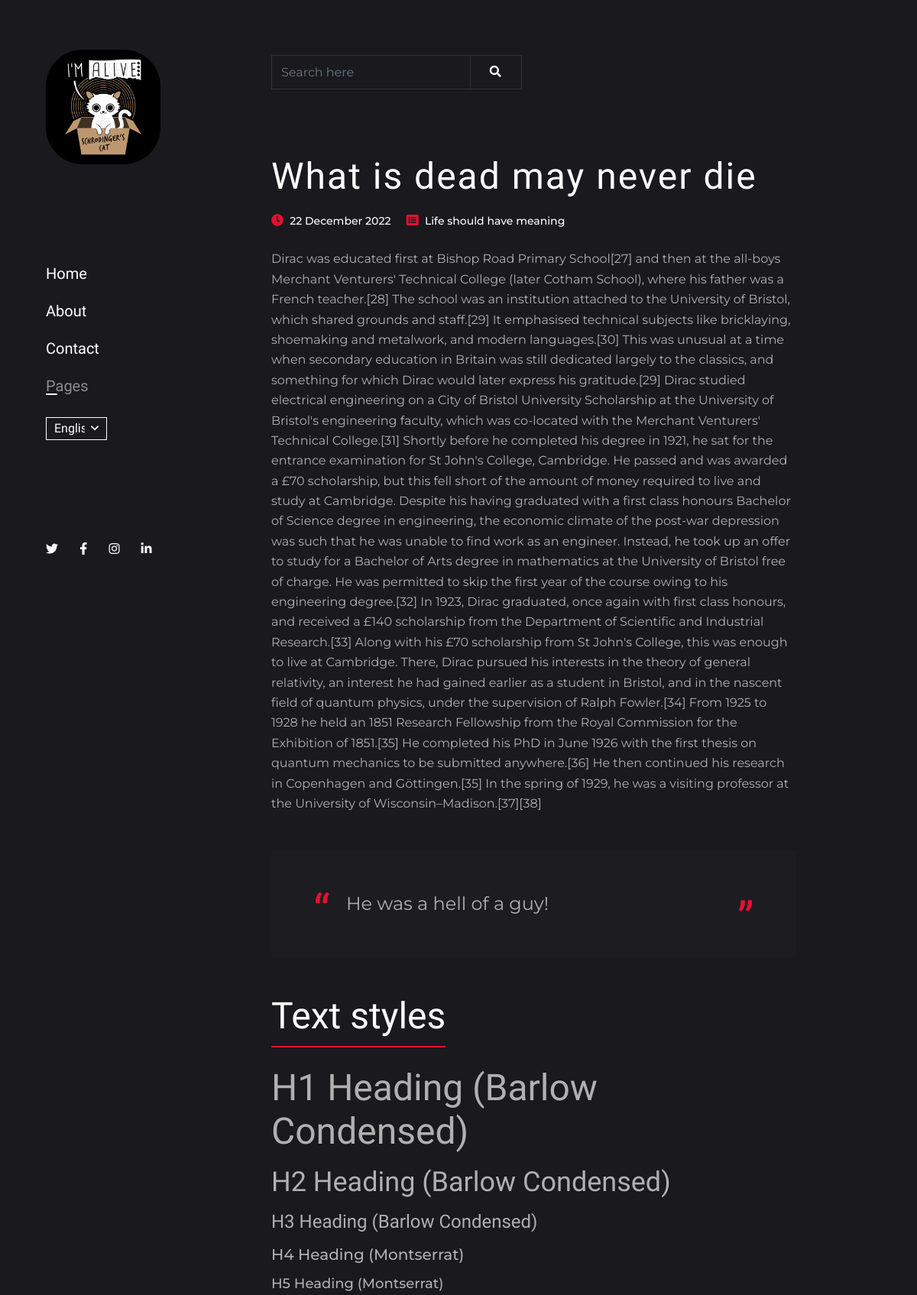
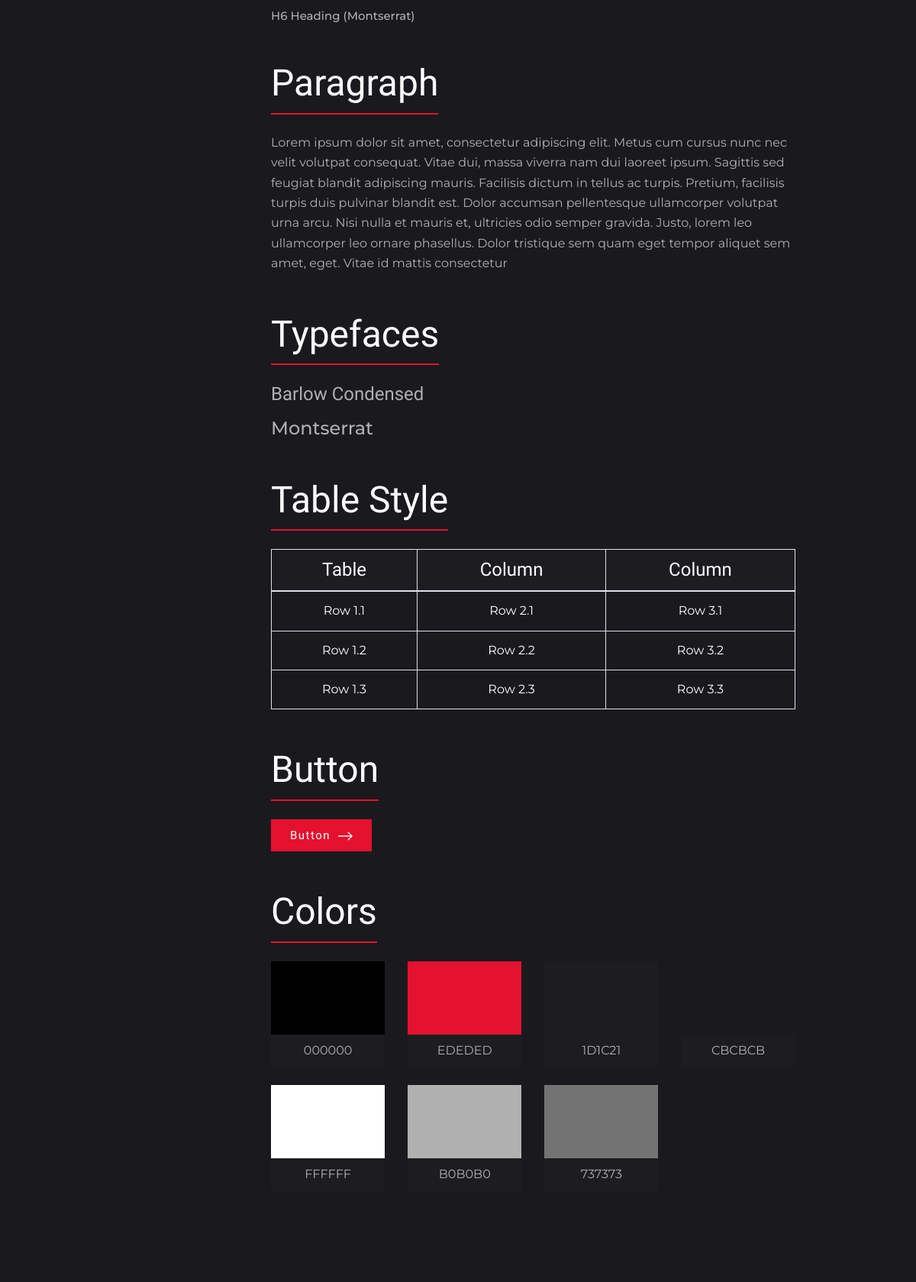
Screenshot of /post_details/2 (upper part) with the database file from the repository (2 pictures, top to bottom).
### blog/models.py (models this page shows, shortened)
class BlogData(models.Model):
    heading = models.CharField(default='completely random notes',max_length=500)
    category = models.CharField(default='life should have meaning',max_length=50)
    image = models.ImageField(upload_to='photos')
    place = models.CharField(default='Earth',max_length=500)
    created_at = models.DateTimeField(auto_now_add=True)
    description = models.CharField(default='',max_length=10000)
    highlights = models.CharField(max_length=1000,default='')

### blog/views.py (the view)
# urls.py: path('post_details/<int:id>',views.post_details,name='post_details')
def post_details(request,id):
    post_data = BlogData.objects.get(id=id)
    return render(request,'blog/post_details.html',context={'data' : post_data})

### templates/blog/post_details.html (shortened to what this page needs)
<!DOCTYPE html>
{% load static %}
<html>
<head>
    <link rel="stylesheet" href="{% static 'plugins/bootstrap/bootstrap.min.css' %}">
    <link rel="stylesheet" href="{% static 'plugins/fontawesome/css/all.css' %}">
    <link href="{% static 'css/style.css' %}" rel="stylesheet">
</head>
<body>
    <section class="d-flex">
<aside><div class="sidenav position-sticky d-flex flex-column justify-content-between">
    <a class="navbar-brand" href="index.html" class="logo">
        <img src="{% static 'images/logo.webp' %}" alt="" style="border-radius: 3rem;">
    </a>
    <div class="navbar navbar-dark my-4 p-0 font-primary">
        <ul class="navbar-nav w-100">
            <li class="nav-item ">
                <a class="nav-link text-white px-0 pt-0" href="{% url 'home' %}">Home</a>
            </li>
            <li class="nav-item ">
                <a class="nav-link text-white px-0" href="about.html">About</a>
            </li>
            <li class="nav-item ">
                <a class="nav-link text-white px-0" href="contact.html">Contact</a>
            </li>
            <li class="nav-item active accordion">
                <a class="nav-link text-white" href="#!" role="button" data-toggle="collapse" data-target="#drop-menu" aria-expanded="false" aria-controls="drop-menu">Pages</a>
            </li>
            <li class="nav-item mt-3">
                <select class="custom-select bg-transparent rounded-0 text-white shadow-none" id="pick-lang">
                    <option selected value="en">English</option>
                </select>
            </li>
        </ul>
    </div>
    <ul class="list-inline nml-2">
        <li class="list-inline-item">
            <a href="#!" class="text-white text-red-onHover pr-2">
                <span class="fab fa-twitter"></span>
            </a>
        </li>
        <li class="list-inline-item">
            <a href="#!" class="text-white text-red-onHover p-2">
                <span class="fab fa-facebook-f"></span>
            </a>
        </li>
        <li class="list-inline-item">
            <a href="#!" class="text-white text-red-onHover p-2">
                <span class="fab fa-instagram"></span>
            </a>
        </li>
        <li class="list-inline-item">
            <a href="#!" class="text-white text-red-onHover p-2">
                <span class="fab fa-linkedin-in"></span>
            </a>
        </li>
    </ul>
</div></aside>
    <div class="main-content">
            <div class="container py-4 my-5">
                <div class="row">
    <div class="col-lg-5 col-md-8">
        <form class="search-form" action="#">
            <div class="input-group">
                <input type="search" class="form-control bg-transparent shadow-none rounded-0" placeholder="Search here">
                <div class="input-group-append">
                    <button class="btn" type="submit">
                        <span class="fas fa-search"></span>
                    </button>
                </div>
            </div>
        </form>
    </div>
</div>
                <div class="row justify-content-between">
                    <div class="col-lg-10">
                        <h1 class="text-white add-letter-space mt-4">{{data.heading|capfirst}}</h1>
                        <ul class="post-meta mt-3 mb-4">
                            <li class="d-inline-block mr-3">
                                <span class="fas fa-clock text-primary"></span>
                                <a class="ml-1" href="#">{{data.created_at|date:"j F Y"}}</a>
                            </li>
                            <li class="d-inline-block">
                                <span class="fas fa-list-alt text-primary"></span>
                                <a class="ml-1" href="#">{{data.category|capfirst}}</a>
                            </li>
                        </ul>
                        <p>{{data.description}}</p>
                        <div class="blockquote bg-dark my-5">
                            <p class="blockquote-text pl-2">{{data.highlights}}</p>
                        </div>
                        <div class="widget">
                            <h1 class="widget-title text-white d-inline-block mb-4">Text styles</h1>
                            <h1 class="h1 mb-3">H1 Heading (Barlow Condensed)</h1>
                            <h2 class="h2 mb-3">H2 Heading (Barlow Condensed)</h2>
                            <h3 class="h3 mb-3">H3 Heading (Barlow Condensed)</h3>
                            <h4 class="h4 mb-3">H4 Heading (Montserrat)</h4>
                            <h5 class="h5 mb-3">H5 Heading (Montserrat)</h5>
                            <h6 class="h6 mb-3">H6 Heading (Montserrat)</h6>
                        </div>
                        <div class="widget">
                            <h1 class="widget-title text-white d-inline-block mb-4">Paragraph</h1>
                            <p>Lorem ipsum dolor sit amet, consectetur adipiscing elit. Metus cum cursus nunc nec velit volutpat consequat. Vitae dui, massa viverra nam dui laoreet ipsum. Sagittis sed feugiat blandit adipiscing mauris. Facilisis dictum in tellus ac turpis. Pretium, facilisis turpis duis pulvinar blandit est. Dolor accumsan pellentesque ullamcorper volutpat urna arcu. Nisi nulla et mauris et, ultricies odio semper gravida. Justo, lorem leo ullamcorper leo ornare phasellus. Dolor tristique sem quam eget tempor aliquet sem amet, eget. Vitae id mattis consectetur </p>
                        </div>
                        <div class="widget">
                            <h1 class="widget-title text-white d-inline-block mb-4">Typefaces</h1>
                            <h3 class="font-primary mb-3">Barlow Condensed</h3>
                            <h3 class="font-secondary">Montserrat</h3>
                        </div>
                        <div class="widget">
                            <h1 class="widget-title text-white d-inline-block mb-4">Table Style</h1>
                            <table class="table table-bordered text-center text-white table-transparent">
                                <thead class="bg-dark">
                                    <tr>
                                        <th class="h3" scope="col">Table</th>
                                        <th class="h3" scope="col">Column</th>
                                        <th class="h3" scope="col">Column</th>
                                    </tr>
                                </thead>
                                <tbody>
                                    <tr>
                                        <td>Row 1.1</td>
                                        <td>Row 2.1</td>
                                        <td>Row 3.1</td>
                                    </tr>
                                    <tr>
                                        <td>Row 1.2</td>
                                        <td>Row 2.2</td>
                                        <td>Row 3.2</td>
                                    </tr>
                                    <tr>
                                        <td>Row 1.3</td>
                                        <td>Row 2.3</td>
                                        <td>Row 3.3</td>
                                    </tr>
                                </tbody>
                            </table>
                        </div>
                        <div class="widget">
                            <h1 class="widget-title text-white d-inline-block mb-4">Button</h1>
                            <div class="d-block">
                                <a class="btn btn-primary" href="#!">Button <img src="{% static 'images/arrow-right.png' %}" alt=""></a>
                            </div>
                        </div>
                        <div class="widget">
                            <h1 class="widget-title text-white d-inline-block">Colors</h1>
                            <div class="row text-center">
                                <div class="col-sm-3 mt-4">
                                    <div class="rounded">
                                        <div class="bg-black py-5"></div>
                                        <p class="bg-dark py-2">000000</p>
                                    </div>
                                </div>
                                <div class="col-sm-3 mt-4">
                                    <div class="rounded">
                                        <div class="bg-primary py-5"></div>
                                        <p class="bg-dark py-2">EDEDED</p>
                                    </div>
                                </div>
                                <div class="col-sm-3 mt-4">
                                    <div class="rounded">
                                        <div class="bg-dark py-5"></div>
                                        <p class="bg-dark py-2">1D1C21</p>
                                    </div>
                                </div>
                                <div class="col-sm-3 mt-4">
                                    <div class="rounded">
                                        <div class="bg-dark-gray py-5"></div>
                                        <p class="bg-dark py-2">CBCBCB</p>
                                    </div>
                                </div>
                                <div class="col-sm-3 mt-4">
                                    <div class="rounded">
                                        <div class="bg-white py-5"></div>
                                        <p class="bg-dark py-2">FFFFFF</p>
                                    </div>
                                </div>
                                <div class="col-sm-3 mt-4">
                                    <div class="rounded">
                                        <div class="bg-gray py-5"></div>
                                        <p class="bg-dark py-2">B0B0B0</p>
                                    </div>
                                </div>
                                <div class="col-sm-3 mt-4">
                                    <div class="rounded">
                                        <div class="bg-black-700-darken py-5"></div>
                                        <p class="bg-dark py-2">737373</p>
                                    </div>
                                </div>
                            </div>
                        </div>
                    </div>
                </div>
            </div>
        </div>
        </section>
</body>
</html>

### static/css/style.css (style rules this page uses)
body { color: #B0B0B0; background-color: #1A191E; font-family: "Montserrat", sans-serif; font-size: 16px; line-height: 1.65; overflow-y: hidden; }
body.loaded { overflow-y: scroll; }
.main-content { width: calc(100% - 340px); }
.btn { font-size: 15px; padding: 10px 25px; letter-spacing: 0.1em; color: #ffffff; font-family: "Barlow Condensed", sans-serif; border-radius: 0; border: 0; }
.btn img { margin-left: 5px; width: 19px; position: relative; }
.btn-primary { background-color: #E4112F; }
.search-form { margin-bottom: 35px; }
.search-form input { height: 45px; border-color: #333139; }
.search-form .btn { border: 1px solid #333139; }
.font-primary { font-family: "Barlow Condensed", sans-serif; }
.font-secondary { font-family: "Montserrat", sans-serif; }
.add-letter-space { letter-spacing: 2px; }
.bg-gray { background-color: #B0B0B0; }
.text-primary, .text-primary-onHover:hover { color: #E4112F !important; }
.bg-primary { background-color: #E4112F !important; }
.bg-dark { background-color: #1D1C21 !important; }
.bg-black { background-color: #000000; }
.bg-black-700-darken { background-color: #737373; }
h1, .h1, h2, .h2, h3, .h3, h4 { font-family: "Barlow Condensed", sans-serif; }
h1, .h1 { font-size: 48px; }
h2, .h2 { font-size: 36px; }
h3, .h3 { font-size: 24px; }
h4, .h4 { font-size: 20px; }
h5, .h5 { font-size: 18px; }
h6, .h6 { font-size: 15px; }
.h4, h5, .h5, h6, .h6, p { font-family: "Montserrat", sans-serif; }
h1, .h1, h2, .h2, h3, .h3, h4, .h4, h5, .h5, h6, .h6, p { margin: 0; }
a { text-decoration: none; display: inline-block; transition: all 0.3s; }
ul, li { padding: 0; margin: 0; }
.sidenav { top: 0; width: 340px; min-height: 100vh; padding: 60px; transition: 0.3s ease; }
.sidenav .navbar-brand img { max-width: 150px; }
.sidenav .nav-link { font-size: 20px; position: relative; display: inline-block; }
.sidenav .nav-link::after { position: absolute; content: ""; height: 2px; width: 0; background-color: #ffffff; left: 0; bottom: 13px; transition: 0.3s; }
.sidenav .nav-link[aria-expanded=true], .sidenav .active .nav-link { color: rgba(255, 255, 255, 0.5) !important; }
.sidenav .nav-link[aria-expanded=true]::after, .sidenav .active .nav-link::after { width: 15px; }
.sidenav select { background: url(../images/chevron-down.svg) no-repeat right 0.5rem center/15px 17px; border: 1px solid #ffffff !important; height: 30px; padding: 0 28px 0 10px; width: 80px; background-size: 14px; }
.sidenav select option { background-color: #1D1C21; }
.post-meta li a { color: #ffffff; font-weight: 500; font-size: 14px; }
.blockquote { padding: 50px 90px; }
.blockquote-text { font-size: 24px; position: relative; }
.blockquote-text::before, .blockquote-text::after { position: absolute; color: #E4112F; font-size: 61px; line-height: 0; font-family: "Barlow Condensed", sans-serif; }
.blockquote-text::before { content: "“"; top: 30px; left: -35px; }
.blockquote-text::after { content: "”"; bottom: 0; right: -35px; }
.widget { margin-bottom: 50px; }
.widget-title { border-bottom: 2px solid #E4112F; padding-bottom: 10px; }

### rows the page displays
BlogData: heading "What is dead may never die", created_at "22 December 2022", category "Life should have meaning", description "Dirac was educated first at Bishop Road Primary School[27] and then at the all-boys Merchant Venturers' Technical College (later Cotham School), where his father was a French teacher.[28] The school was an institution attached to the University of Bristol, which shared grounds and staff.[29] It emphasised technical subjects like bricklaying, shoemaking and metalwork, and modern languages.[30] This was unusual at a time when secondary education in Britain was still dedicated largely to the classics, and something for which Dirac would later express his gratitude.[29] Dirac studied electrical engineering on a City of Bristol University Scholarship at the University of Bristol's engineering…", highlights "He was a hell of a guy!"
